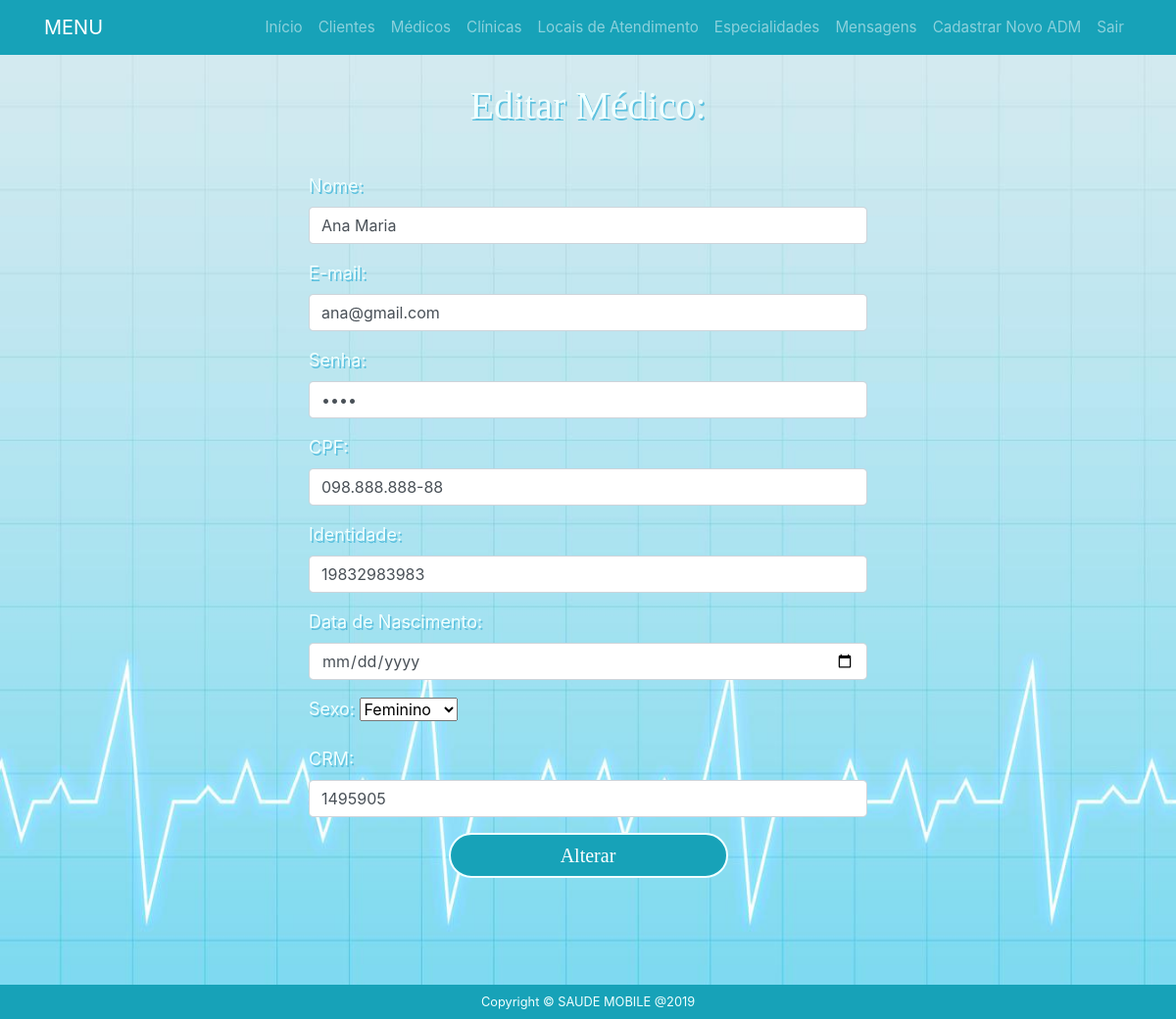
/adm/editar-medico.php?codmedico=10&nome=Ana Maria &email=ana@gmail.com&senha=1234&crm=1495905, run on the app's committed database.
### tables this page shows
CREATE TABLE `medico` (
  `codmedico` int(8) NOT NULL,
  `nome` varchar(100) NOT NULL,
  `email` varchar(100) NOT NULL,
  `senha` int(10) NOT NULL,
  `cpf` varchar(15) NOT NULL,
  `identidade` varchar(13) NOT NULL,
  `datanasc` varchar(10) NOT NULL,
  `crm` varchar(14) NOT NULL,
  `sexo` varchar(10) NOT NULL,
  `imagem` varchar(250) NOT NULL
);

### adm/editar-medico.php (the view, shortened to what this page needs)
<?php
	require_once 'conexao2.php';
	if(isset($_GET['codmedico']) && !empty($_GET['codmedico']))
	{
		$codmedico = $_GET['codmedico'];
		$sql = 'SELECT nome, email, senha, cpf, identidade, datanasc, crm, sexo FROM medico WHERE codmedico =:codmedico';
		$stmt = $conn ->prepare($sql);
		$stmt->execute(array(':codmedico'=>$codmedico));
		$row = $stmt->fetch(PDO::FETCH_ASSOC);
	}
	else{
		echo "Medico não cadastrado";
	}
				?>
<?php include "header.php" ?>
<body>
	<div class="container-fluid editarmedico">
  <div class="row">
    <div class="col-sm-3"></div>
    <div class="col-sm-6">
      <h3>Editar Médico:</h3>
    </div>
    <div class="col-sm-3"></div>
  </div>
  <div class="row">
    <div class="col-sm-3"></div>
    <div class="col-sm-6">
	  <form class="form-horizontal" method="POST" enctype="multipart/form-data">
        <div class="form-group">
          <label for="nome">Nome:</label>
          <input type="text" class="form-control" id="nome" placeholder="Nome" name="nome" value="<?php echo $row['nome']; ?>">
        </div>
        <div class="form-group">
          <label for="email">E-mail:</label>
          <input type="email" class="form-control" id="email" placeholder="E-mail" name="email" value="<?php echo $row['email']; ?>">
        </div>
        <div class="form-group">
          <label for="senha">Senha:</label>
          <input type="password" class="form-control" id="senha" placeholder="Senha" name="senha" value="<?php echo $row['senha']; ?>">
        </div>
        <div class="form-group">
          <label for="cpf">CPF:</label>
          <input type="text" class="form-control" id="cpf" placeholder="CPF" name="cpf" maxlength="14" value="<?php echo $row['cpf']; ?>">
        </div>
        <div class="form-group">
          <label for="identidade">Identidade:</label>
          <input type="text" class="form-control" id="identidade" placeholder="Identidade" name="identidade" value="<?php echo $row['identidade']; ?>">
        </div>
        <div class="form-group">
          <label for="datadenascimento">Data de Nascimento:</label>
          <input type="date" class="form-control" id="datadenascimento" placeholder="Data de Nascimento" name="datadenascimento" value="<?php echo $row['datadenascimento']; ?>">
        </div>
        <div class="form-group">
          <label for="sexo">Sexo:</label>
          <select name="sexo" value="<?php echo $row['sexo']; ?>">
              <option value="feminino">Feminino</option>
          </select>
        </div>
        <div class="form-group">
					<label for="crm">CRM:</label>
					<input type="text" class="form-control" id="crm" placeholder="CRM" name="crm" value="<?php echo $row['crm']; ?>">
		</div>
        <button type="submit" name="alterar" class="btn btn-info">
        <span class="glyphicon glyphicon-save"></span>Alterar</button>
      </form>
    </div>
    <div class="col-sm-3"></div>
  </div>
 </div>
</body>
<?php include "../footer.php" ?>

### css/index.css (style rules this page uses)
.col-sm-8, .col-sm-6, .col-sm-3, .col-sm-2 { padding-top: 1.5vh; align-items: center; }
.container-fluid { padding-top: 12vh; width: 100vw; height: 100vh; background-image: url("../img/fundo.jpg"); background-size: 100% 100%; }
.container-fluid.editarmedico { padding-top: 1vh; width: 100vw; height: 130vh; background-image: url("../img/fundo.jpg"); background-size: 100% 100%; }
.container-fluid h3 { padding-top: 8vh; padding-bottom: 3vh; text-align: center; font-size: 5vh; color: azure; text-shadow: 0.2vh 0.2vh #5bc0de; font-family: 'Crete Round', serif !important; }
.btn.btn-info { display: block; margin-left: auto; margin-right: auto; width: 50%; height: 100%; border: 0.3vh solid azure; border-radius: 5vh; font-size: 2.5vh; font-family: 'Crete Round', serif !important; }
label { color: azure; font-size: 2.25vh; text-shadow: 0.2vh 0.2vh #5bc0de; }

### data on the page
medico: nome "Ana Maria", email "ana@gmail.com", cpf "098.888.888-88", identidade "19832983983", sexo "Feminino", crm "1495905"
